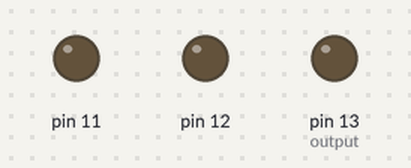
Bench run of a sketch on a simulated Arduino Uno, built with avr-gcc and run on an emulated ATmega328P. On the bench: output pins drawn as LEDs (lit = HIGH).

Above: at 0.1 s.
At 10.57 s:
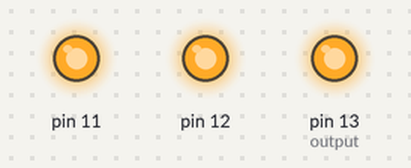
Timing chart, 0 to 12.2 s (numbered marks = the images above):
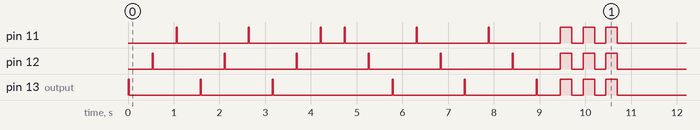

The sketch:

semaforo-ordem.ino
```cpp
// C++ code
//
void setup()
{
  /*Indica o estado em que o dispositivo se encontra e vai ser
    iniciado ao menos uma vez
  */
  pinMode(13, OUTPUT); //output = saida
  pinMode(12, OUTPUT);
  pinMode(11, OUTPUT);
}

int a = 0;
int b = 0;
int  c = 0;

void loop()
{
  for (a; a<=2; a++){
    //Acende LED vermelho (porta 13)
    digitalWrite(13, HIGH); //ligar
    delay(25); // Wait for 1000 millisecond(s)
    digitalWrite(13, LOW); //desligar
    delay(500); // Wait for 1000 millisecond(s)

    //Acende LED amarelo (porta 12)
    digitalWrite(12, HIGH); //ligar
    delay(25); // Wait for 1000 millisecond(s)
    digitalWrite(12, LOW); //desligar
    delay(500); // Wait for 1000 millisecond(s)

    //Acende LED verde (porta 11)
    digitalWrite(11, HIGH); //ligar
    delay(25); // Wait for 1000 millisecond(s)
    digitalWrite(11, LOW); //desligar
    delay(500); // Wait for 1000 millisecond(s)
  }

  for (b; b<=2; b++){
    //Acende LED verde (porta 11)
    digitalWrite(11, HIGH); //ligar
    delay(25); // Wait for 1000 millisecond(s)
    digitalWrite(11, LOW); //desligar
    delay(500); // Wait for 1000 millisecond(s)

    //Acende LED amarelo (porta 12)
    digitalWrite(12, HIGH); //ligar
    delay(25); // Wait for 1000 millisecond(s)
    digitalWrite(12, LOW); //desligar
    delay(500); // Wait for 1000 millisecond(s)

    //Acende LED vermelho (porta 13)
    digitalWrite(13, HIGH); //ligar
    delay(25); // Wait for 1000 millisecond(s)
    digitalWrite(13, LOW); //desligar
    delay(500); // Wait for 1000 millisecond(s)
  }

  for (c; c<=2; c++){
    digitalWrite(13, HIGH); //ligar
    digitalWrite(12, HIGH); //ligar
    digitalWrite(11, HIGH); //ligar
    delay(250);
    digitalWrite(13, LOW); //desligar
    digitalWrite(11, LOW); //desligar
    digitalWrite(12, LOW); //desligar
  delay(250);
  }

}
```
